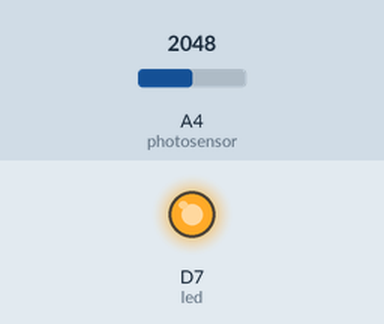
The sketch below on a simulated Particle Photon. Parts: output pins drawn as LEDs (lit = HIGH). The test bench sets the inputs (shaded band); at power-on: A4 (photosensor) = 2048. What the sketch prints to the serial monitor is not drawn.

Above: at 15.0 s.
At 45.0 s:
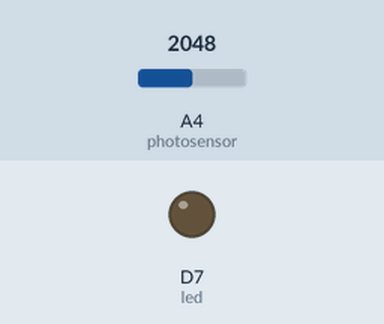
Timing chart, 0 to 78.0 s (numbered marks = the images above):
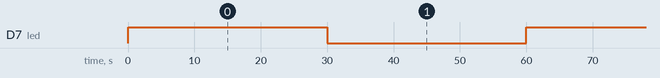

The sketch:

lightlevel.ino
```cpp
int led = D7;  // The on-board LED

int photosensor = A4;

int analogvalue;

char lightLevel[30];

void setup() {
    Serial.begin();
    pinMode(led, OUTPUT);

    Particle.variable("analogvalue", &analogvalue, INT);
}


void loop() {
  digitalWrite(led, HIGH);   // Turn ON the LED

  analogvalue = analogRead(photosensor);

  Serial.printlnf("%d", analogvalue);

  sprintf(lightLevel,"%d", analogvalue);

  Particle.publish("light", lightLevel, PRIVATE);
  delay(30000);               // Wait for 30 seconds

  digitalWrite(led, LOW);    // Turn OFF the LED
  delay(30000);               // Wait for 30 seconds
}
```

Measured:
- by itself, D7 (led): alternates HIGH for 30.0 s and LOW for 30.0 s
